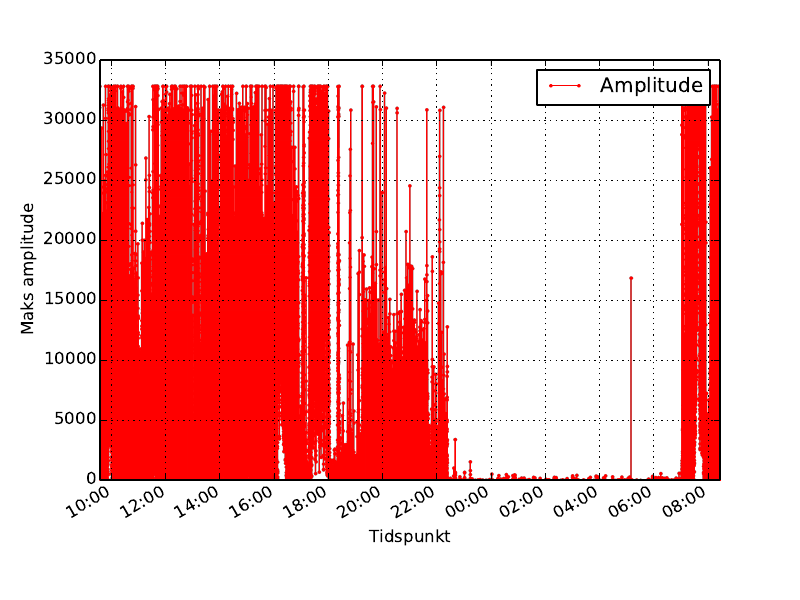

Reproduce this figure in Python.
import datetime
import matplotlib
import matplotlib.dates
from matplotlib.dates import YearLocator, MonthLocator, DateFormatter

def main():
    f = open(r"amplitude-data.txt", "r").readlines()
    lst = [(datetime.datetime.strptime(x.split("\t")[0].strip(), "%Y-%m-%d %H:%M:%S.%f"), x.split("\t")[1]) for x in f]
    lst2 = zip(*lst)
    format = matplotlib.dates.DateFormatter('%H:%M')

    dates = matplotlib.dates.date2num(lst2[0])
    matplotlib.use('PDF')
    import matplotlib.pyplot as plt

    fig, ax = plt.subplots()
    ax.plot_date(dates, lst2[1], 'o-', color="red", markerfacecolor='red', markeredgecolor='red', markersize=2, label="Amplitude", rasterized=True)
    plt.legend(["Amplitude"])
    ax.set_ylabel('Max amplitude')
    ax.set_xlabel('Tidspunkt')
    plt.ylabel('Max amplitude', rotation="vertical")
    plt.xlabel('Tidspunkt', rotation="horizontal")
    ax.xaxis.set_major_formatter(format)
    ax.autoscale_view()
    ax.grid(True)
    fig.autofmt_xdate()
    plt.savefig(r"amplitude-plot.pdf", dpi=400)

if __name__ == '__main__':
    main()